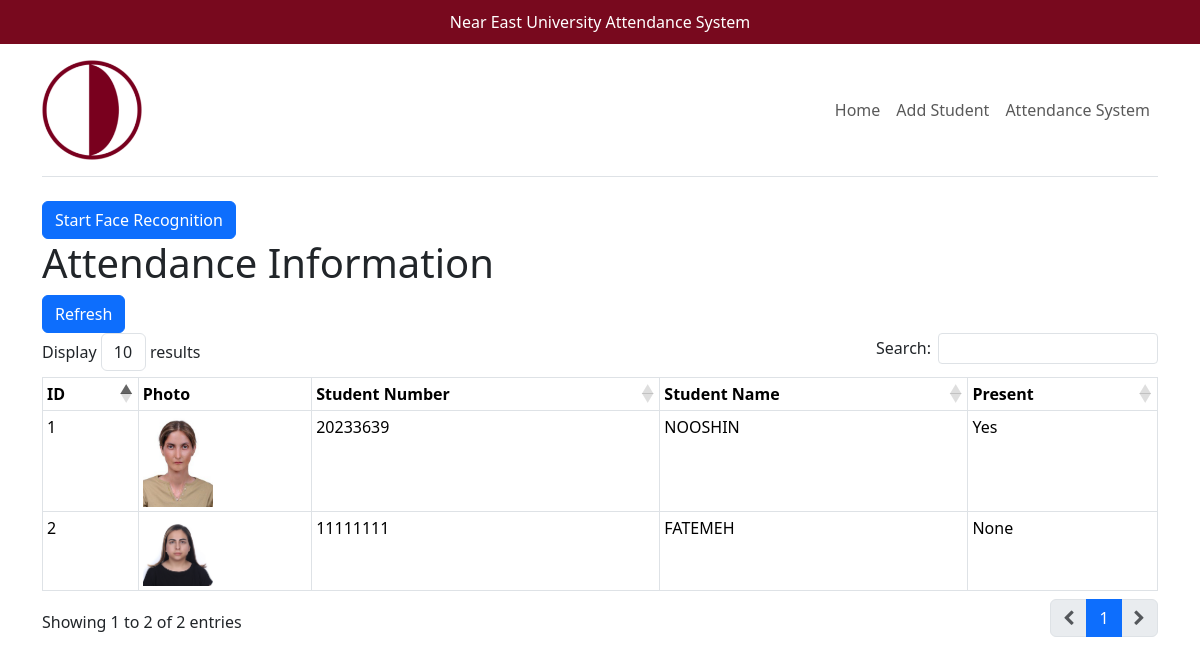
The page /attendance on the database as committed earlier.
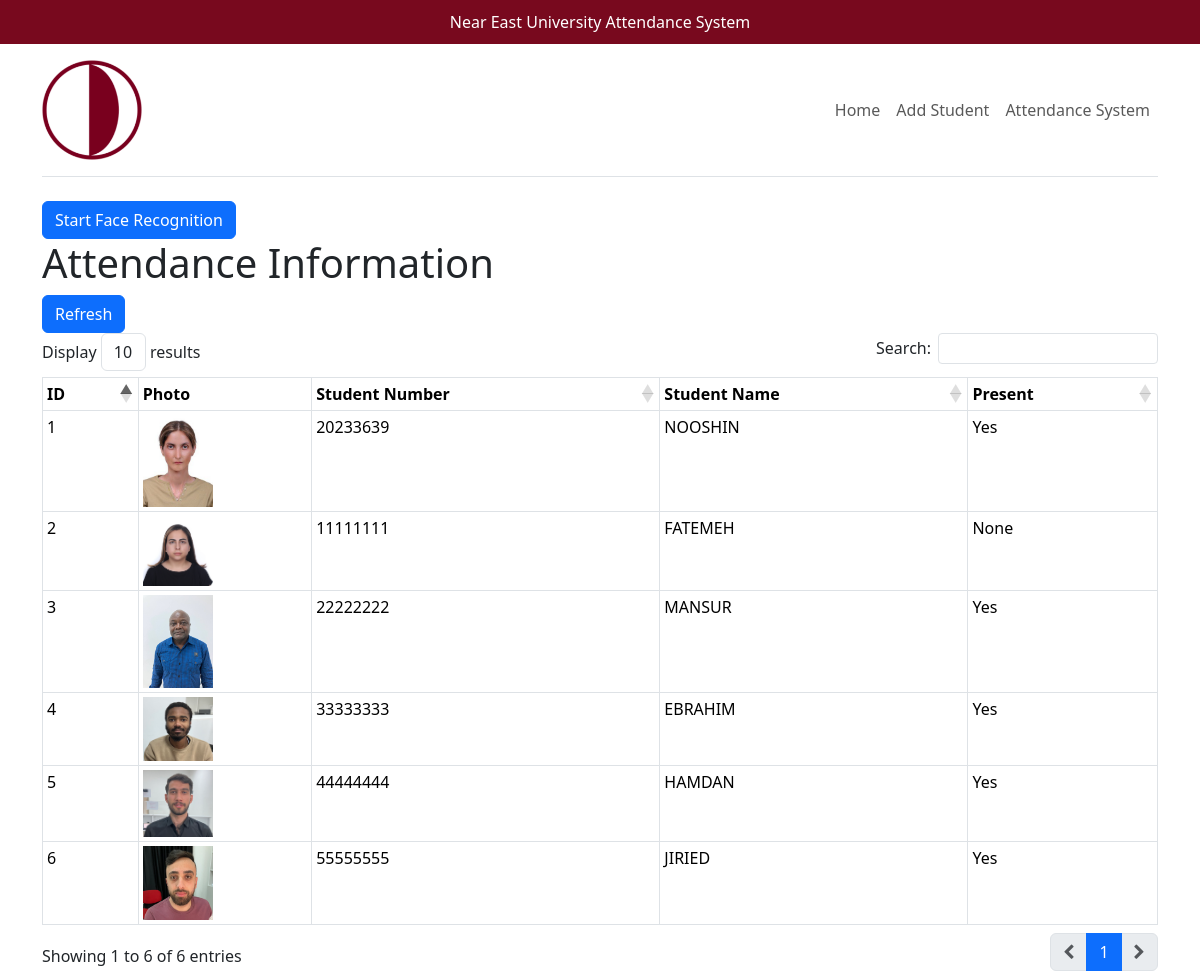
The same page on the database as committed later.
### tables this page shows
CREATE TABLE students (
    id INTEGER PRIMARY KEY AUTOINCREMENT,
    student_no TEXT UNIQUE,
    student_name TEXT,
    image_path TEXT,
    present TEXT
);

### app.py (the view)
@app.route('/attendance')
def attendance():
    init_db()
    conn = sqlite3.connect(DATABASE_FILE)
    cursor = conn.cursor()
    cursor.execute('SELECT * FROM students')
    students = cursor.fetchall()
    conn.close()
    return render_template('attendance.html', students=students)

### app.py (called while the page is built)
def init_db():
    with app.app_context():
        conn = sqlite3.connect(DATABASE_FILE)
        cursor = conn.cursor()
        with open(SCHEMA_FILE, 'r') as schema_file:
            cursor.executescript(schema_file.read())
        conn.commit()
        conn.close()
        print("Database initialized.")

### templates/attendance.html (shortened to what this page needs)
{% extends 'base.html' %}
{% block content %}
<div class="row">
    <div class="col">
        <button class="btn btn-primary" onclick="startRecognition()">Start Face Recognition</button>
        <h1>Attendance Information</h1>
        <button class="btn btn-primary" onclick="window.location.reload()">Refresh</button>
        <table id="attendance-info" class="table table-bordered table-sm" cellspacing="0" width="100%">
        <thead>
            <tr>
                <th class="th-sm">ID</th>
                <th class="th-sm">Photo</th>
                <th class="th-sm">Student Number</th>
                <th class="th-sm">Student Name</th>
                <th class="th-sm">Present</th>
            </tr>
        </thead>
        <tbody>
            {% for student in students %}
                <tr>
                    <td>{{ student[0] }}</td>
                    {% set image_path = student[3] %}
                    {% set image_filename = image_path.split('\\')[-1] %}
                    <td><img class="student-image" src="{{ url_for('static', filename='student_images/' + image_filename) }}"></td>
                    <td>{{ student[1] }}</td>
                    <td>{{ student[2] }}</td>
                    <td>{{ student[4] }}</td>
                </tr>
            {% endfor %}
        </tbody>
        </table>
    </div>
</div>
{% endblock %}

### templates/base.html (shortened to what this page needs)
<!DOCTYPE html>
<html lang="en">
<head>
    <link href="https://cdn.jsdelivr.net/npm/bootstrap@5.3.2/dist/css/bootstrap.min.css" rel="stylesheet">
    <link rel='stylesheet' href='https://cdn.datatables.net/1.13.5/css/dataTables.bootstrap5.min.css'>
    <link rel='stylesheet' href='https://cdnjs.cloudflare.com/ajax/libs/font-awesome/4.6.3/css/font-awesome.min.css'>
    <link rel="stylesheet" href="{{ url_for('static' , filename='/css/main.css') }}">
</head>
<body>
    <div class="container-fluid">
        <div class="row top-bar">
            <div class="col">
                Near East University Attendance System
            </div>
        </div>
        <div class="container">
            <header class="d-flex flex-wrap justify-content-center py-3 mb-4 border-bottom">
                <a href="/" class="d-flex align-items-center mb-3 mb-md-0 me-md-auto text-dark text-decoration-none">
                  <img class="logo bi me-2" src="/static/img/logo.png">
                </a>
                <nav class="navbar navbar-expand-lg">
                    <div class="collapse navbar-collapse" id="navbarTogglerDemo01">
                      <ul class="navbar-nav mr-auto mt-2 mt-lg-0">
                        <li class="nav-item active">
                          <a class="nav-link" href="/">Home</span></a>
                        </li>
                        <li class="nav-item">
                          <a class="nav-link" href="/add_show_student">Add Student</a>
                        </li>
                        <li class="nav-item">
                          <a class="nav-link" href="/attendance">Attendance System</a>
                        </li>
                      </ul>
                    </div>
                  </nav>
              </header>
            <div class="row">
                <div class="col col">
                    {% block content %}
                    {% endblock %}
                </div>
            </div>
        </div>
    </div>
</body>
</html>

### static/css/main.css (style rules this page uses)
:root { --main: #78091e; --light-gray: #d6d6d6; }
.top-bar { background-color: var(--main); color: #fff; text-align: center; font-size: 16px; padding: 10px; }
.logo { width: 100px; }
.student-image { width: 70px; }

Rows that differ between the two databases and show on the page:
added students: id "3", shows a picture, student_no "22222222", student_name "MANSUR", present "Yes"
added students: id "4", shows a picture, student_no "33333333", student_name "EBRAHIM", present "Yes"
added students: id "5", shows a picture, student_no "44444444", student_name "HAMDAN", present "Yes"
added students: id "6", shows a picture, student_no "55555555", student_name "JIRIED", present "Yes"
Other text that changed with them:
text written by a page script: "Display results Search: Showing 1 to 2 of 2 entries 1" → "Display results Search: Showing 1 to 6 of 6 entries 1"
